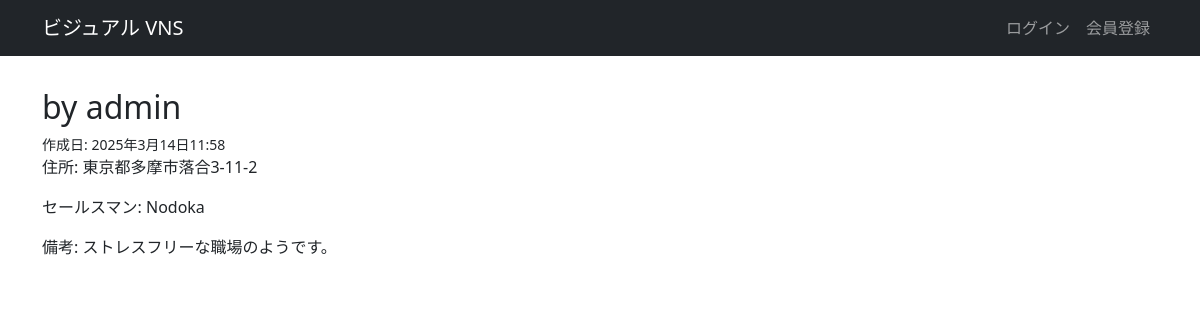
Screenshot of /practice/1ec2305e-e507-42ec-bcf0-6b3249b6bd72/city_detail/ with the database file from the repository.
### practice/models.py (models this page shows, shortened)
class City(models.Model):
    uuid = models.UUIDField(primary_key=True, default=uuid.uuid4, editable=False)
    name = models.CharField(max_length=100)
    address = models.CharField(max_length=100)
    salesman = models.ForeignKey(Salesman, on_delete=models.CASCADE)
    description = models.TextField('備考', blank=True)
    created_by = models.ForeignKey(settings.AUTH_USER_MODEL, verbose_name="作成者", on_delete=models.CASCADE)
    created_at = models.DateTimeField("作成日", auto_now_add=True)
    updated_at = models.DateTimeField("更新日", auto_now=True)

class Salesman(models.Model):
    uuid = models.UUIDField(primary_key=True, default=uuid.uuid4, editable=False)
    name = models.CharField(max_length=100)
    description = models.TextField('備考', blank=True)
    created_by = models.ForeignKey(settings.AUTH_USER_MODEL, verbose_name="作成者", on_delete=models.CASCADE)
    created_at = models.DateTimeField("作成日", auto_now_add=True)
    updated_at = models.DateTimeField("更新日", auto_now=True)

### practice/views.py (the view)
# urls.py: path('<uuid:city_id>/city_detail/', views.city_detail, name='city_detail'),
def city_detail(request, city_id):
    city = get_object_or_404(City, pk=city_id)
    return render(request, 'practice/city_detail.html', {'city': city})

### practice/templates/practice/city_detail.html
{% extends "base.html" %}
{% load django_bootstrap5 %}
{% block main %}
<div>
    <h2><a href="{% url 'city_edit' city.uuid %}">{{ city.city_name }}</a> by {{ city.created_by.username }}</h2>
    <small>作成日: {{ city.created_at }}</small>
    <p>住所: {{ city.address }}</p>
    <p>セールスマン: {{ city.salesman.name }}</p>
    <p>備考: {{ city.description }}</p>
</div>
{% endblock %}

### rows the page displays
City: created_by.username "admin", created_at "2025年3月14日11:58", address "東京都多摩市落合3-11-2", salesman.name "Nodoka", description "ストレスフリーな職場のようです。"
